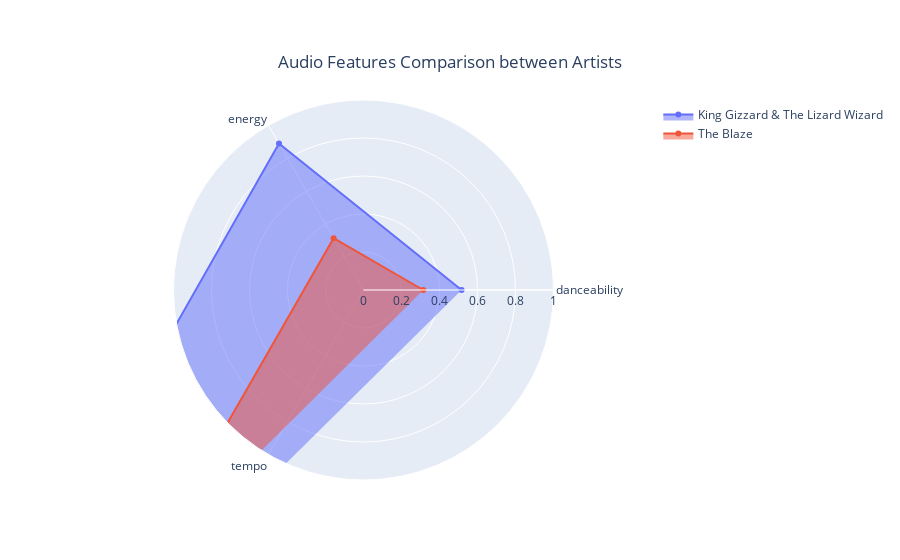

This figure's notebook cell:
### Code cell
import plotly.graph_objs as go
import nbformat

# Dati per il grafico radar di Plotly
categories = ['danceability', 'energy', 'tempo']

# Normalizzazione del 'tempo' per compararlo con le altre metriche su una scala simile
df['tempo_normalized'] = df['tempo'] / df['tempo'].max()

# Calcolo delle medie normalizzate delle caratteristiche per ogni artista
mean_features_normalized = df.groupby('artist')[categories].mean().reset_index()

# Creazione di un grafico radar per ciascun artista
fig = go.Figure()

# Aggiunta dei dati al grafico
for index, row in mean_features_normalized.iterrows():
    fig.add_trace(go.Scatterpolar(
        r=row[categories].values.tolist(),
        theta=categories,
        fill='toself',
        name=row['artist']
    ))

# Aggiunta del layout
fig.update_layout(
    polar=dict(
        radialaxis=dict(
            visible=True,
            range=[0, 1]
        )),
    showlegend=True,
    title={
        'text': "Audio Features Comparison between Artists",
        'y':0.9,
        'x':0.5,
        'xanchor': 'center',
        'yanchor': 'top'
    }
)

fig.show()

### Figure 1 — Plotly figure (JSON) as saved in the notebook; plotly's stock layout.template omitted (floating-point values rounded to 4 significant figures)
{"data": [{"fill": "toself", "name": "King Gizzard & The Lizard Wizard", "r": [0.5162, 0.8898, 117.6], "theta": ["danceability", "energy", "tempo"], "type": "scatterpolar"}, {"fill": "toself", "name": "The Blaze", "r": [0.3146, 0.3148, 107.4], "theta": ["danceability", "energy", "tempo"], "type": "scatterpolar"}], "layout": {"polar": {"radialaxis": {"range": [0, 1], "visible": true}}, "showlegend": true, "title": {"text": "Audio Features Comparison between Artists", "x": 0.5, "xanchor": "center", "y": 0.9, "yanchor": "top"}}}
